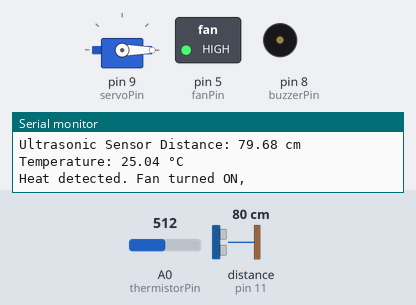
The sketch below on a simulated Arduino Uno, built with avr-gcc and run on an emulated ATmega328P. Shown: servo, switched loads named in the sketch (green lamp = pin HIGH), buzzer (waves = sounding), the last lines printed to the serial monitor. Wiring (inferred from the names in the program): ultrasonic range finder: trigger pin 10; echo pin 11. Inputs (shaded band) come from the test bench; at power-on: distance to the obstacle (sensor on pin 11) 80 cm, A0 (thermistorPin) = 512. The echo pulse lasts 58.3 µs per cm; pins used as bus, display or sensor lines are not drawn.

Above: at 1.2 s.
1.3 s: distance to the obstacle (sensor on pin 11) set to 12 cm
2.8 s: distance to the obstacle (sensor on pin 11) set to 9 cm
At 3.51 s:
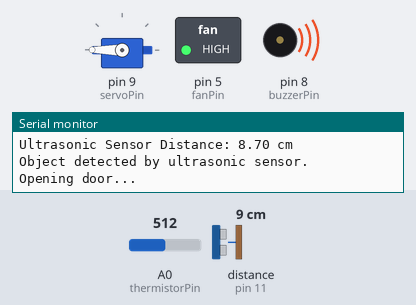
At 4.9 s:
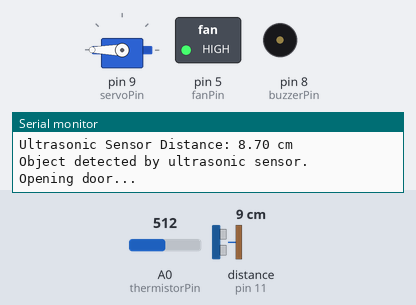
5.2 s: A0 (thermistorPin) set to 493
At 10.5 s:
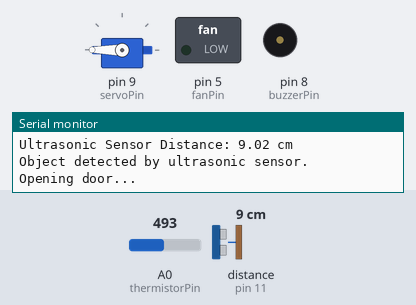
13.8 s: distance to the obstacle (sensor on pin 11) set to 2 cm
Timing chart, 0 to 16.8 s (numbered marks = the images above; inputs shaded):
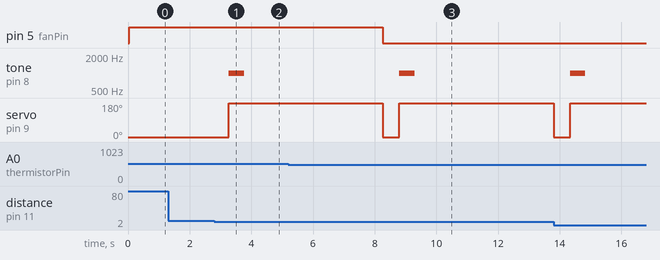

Measured:
- the behaviour switches between 11 and 10 cm on distance to the obstacle (sensor on pin 11) (found by bisection; images 0 and 1)
- the behaviour switches between 501 and 500 on A0 (thermistorPin) (found by bisection; images 2 and 3)
- after the input at 2.8 s, tone on pin 8 (buzzerPin): silent → 1000 Hz after 0.47 s, → silent 0.50 s later; servo on pin 9 (servoPin): 0° → 180° after 0.47 s
- after the input at 5.2 s, pin 5 (fanPin): HIGH → LOW after 3.1 s

The sketch:

CPSC581A3.ino
```cpp
#include <Servo.h>

// Pin Definitions
const int servoPin = 9;
const int buzzerPin = 8;
const int trigPin = 10;
const int echoPin = 11;
const int fanPin = 5;
const int thermistorPin = A0;

// Servo
Servo doorServo;

// Variables
bool doorOpen = false;
float temperature = 0.0;
const float tempThreshold = 24.0; // Temperature threshold in Celsius

void setup() {
  Serial.begin(9600);

  // Servo setup
  doorServo.attach(servoPin);
  doorServo.write(0); // Start with door closed
  Serial.println("Door initialized to closed position.");

  // Buzzer setup
  pinMode(buzzerPin, OUTPUT);
  digitalWrite(buzzerPin, LOW);

  // Ultrasonic sensor setup
  pinMode(trigPin, OUTPUT);
  pinMode(echoPin, INPUT);

  // Fan setup
  pinMode(fanPin, OUTPUT);
  digitalWrite(fanPin, LOW); // Ensure fan is off at startup
}

void loop() {
  // Check for commands from the web app
  if (Serial.available() > 0) {
    String command = Serial.readStringUntil('\n');
    command.trim();

    if (command == "OPEN_DOOR") {
      Serial.println("Command received: OPEN_DOOR");
      openDoor();
    }
  }

  // Check Ultrasonic Sensor
  if (!doorOpen && detectObject()) {
    Serial.println("Object detected by ultrasonic sensor.");
    openDoor();
  }

  // Read Temperature and control fan
  temperature = readTemperature();
  Serial.print("Temperature: ");
  Serial.print(temperature);
  Serial.println(" °C");

  if (temperature > tempThreshold) {
    digitalWrite(fanPin, HIGH); // Turn on fan
    Serial.println("Heat detected. Fan turned ON, ");
  } else {
    digitalWrite(fanPin, LOW); // Turn off fan
    Serial.println("Room is cool. Fan turned OFF");
  }

  // Add a delay to avoid overwhelming the processor
  delay(500);
}

// Function to open the door
void openDoor() {
  if (!doorOpen) {
    Serial.println("Opening door...");
    doorServo.write(180); // Rotate servo to open position
    tone(buzzerPin, 1000, 500); // Sound buzzer at 1kHz for 500ms
    doorOpen = true;
    delay(5000); // Keep door open for 5 seconds (adjust as needed)
    closeDoor(); // Automatically close the door
  } else {
    Serial.println("Door is already open.");
  }
}

// Function to close the door
void closeDoor() {
  Serial.println("Closing door...");
  doorServo.write(0); // Rotate servo to closed position
  doorOpen = false;
}

// Function to detect object using Ultrasonic Sensor
bool detectObject() {
  long duration;
  float distance;

  // Send a 10us pulse to trigger pin
  digitalWrite(trigPin, LOW);
  delayMicroseconds(2);
  digitalWrite(trigPin, HIGH);
  delayMicroseconds(10);
  digitalWrite(trigPin, LOW);

  // Read the echo pin
  duration = pulseIn(echoPin, HIGH, 30000); // Timeout after 30ms

  if (duration == 0) {
    // No echo received (timeout)
    return false;
  }

  // Calculate distance in cm
  distance = (duration * 0.0343) / 2;

  Serial.print("Ultrasonic Sensor Distance: ");
  Serial.print(distance);
  Serial.println(" cm");

  // Check if object is within 30 cm
  if (distance > 0 && distance <= 10) {
    return true;
  } else {
    return false;
  }
}

// Function to read temperature from thermistor
float readTemperature() {
  int adcValue = analogRead(thermistorPin);
  float voltage = adcValue * (5.0 / 1023.0);
  float resistance = (5.0 / voltage - 1) * 10000; // Assuming a 10kΩ thermistor and 10kΩ resistor
  float temperatureC = 1 / (log(resistance / 10000) / 3950 + 1 / 298.15) - 273.15;
  return temperatureC;
}
```
